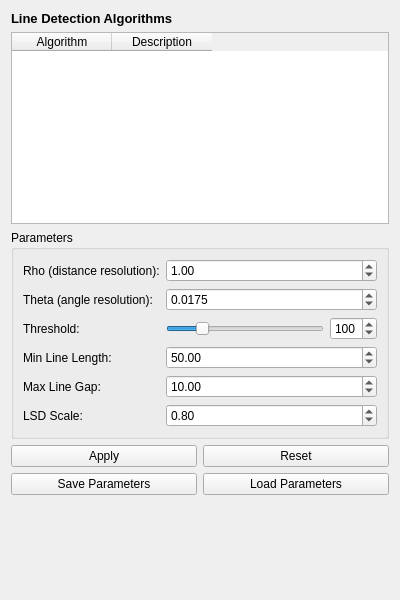
<?xml version="1.0" encoding="UTF-8"?>
<ui version="4.0">
 <class>LineDetectionWidget</class>
 <widget class="QWidget" name="LineDetectionWidget">
  <property name="geometry">
   <rect>
    <x>0</x>
    <y>0</y>
    <width>400</width>
    <height>600</height>
   </rect>
  </property>
  <property name="windowTitle">
   <string>Line Detection</string>
  </property>
  <layout class="QVBoxLayout" name="verticalLayout">
   <item>
    <widget class="QLabel" name="labelTitle">
     <property name="text">
      <string>Line Detection Algorithms</string>
     </property>
     <property name="font">
      <font>
       <pointsize>10</pointsize>
       <weight>75</weight>
       <bold>true</bold>
      </font>
     </property>
    </widget>
   </item>
   <item>
    <widget class="QTableWidget" name="tableAlgorithms">
     <property name="selectionMode">
      <enum>QAbstractItemView::SingleSelection</enum>
     </property>
     <property name="selectionBehavior">
      <enum>QAbstractItemView::SelectRows</enum>
     </property>
     <column>
      <property name="text">
       <string>Algorithm</string>
      </property>
     </column>
     <column>
      <property name="text">
       <string>Description</string>
      </property>
     </column>
    </widget>
   </item>
   <item>
    <widget class="QGroupBox" name="groupParameters">
     <property name="title">
      <string>Parameters</string>
     </property>
     <layout class="QFormLayout" name="formLayout">
      <item row="0" column="0">
       <widget class="QLabel" name="labelRho">
        <property name="text">
         <string>Rho (distance resolution):</string>
        </property>
       </widget>
      </item>
      <item row="0" column="1">
       <widget class="QDoubleSpinBox" name="doubleSpinRho">
        <property name="decimals">
         <number>2</number>
        </property>
        <property name="minimum">
         <double>0.100000000000000</double>
        </property>
        <property name="maximum">
         <double>10.000000000000000</double>
        </property>
        <property name="singleStep">
         <double>0.100000000000000</double>
        </property>
        <property name="value">
         <double>1.000000000000000</double>
        </property>
       </widget>
      </item>
      <item row="1" column="0">
       <widget class="QLabel" name="labelTheta">
        <property name="text">
         <string>Theta (angle resolution):</string>
        </property>
       </widget>
      </item>
      <item row="1" column="1">
       <widget class="QDoubleSpinBox" name="doubleSpinTheta">
        <property name="decimals">
         <number>4</number>
        </property>
        <property name="minimum">
         <double>0.001000000000000</double>
        </property>
        <property name="maximum">
         <double>3.141592653589793</double>
        </property>
        <property name="singleStep">
         <double>0.017453292519943</double>
        </property>
        <property name="value">
         <double>0.017453292519943</double>
        </property>
       </widget>
      </item>
      <item row="2" column="0">
       <widget class="QLabel" name="labelThreshold">
        <property name="text">
         <string>Threshold:</string>
        </property>
       </widget>
      </item>
      <item row="2" column="1">
       <layout class="QHBoxLayout" name="horizontalLayout_2">
        <item>
         <widget class="QSlider" name="sliderThreshold">
          <property name="maximum">
           <number>500</number>
          </property>
          <property name="value">
           <number>100</number>
          </property>
          <property name="orientation">
           <enum>Qt::Horizontal</enum>
          </property>
         </widget>
        </item>
        <item>
         <widget class="QSpinBox" name="spinThreshold">
          <property name="maximum">
           <number>500</number>
          </property>
          <property name="value">
           <number>100</number>
          </property>
         </widget>
        </item>
       </layout>
      </item>
      <item row="3" column="0">
       <widget class="QLabel" name="labelMinLineLength">
        <property name="text">
         <string>Min Line Length:</string>
        </property>
       </widget>
      </item>
      <item row="3" column="1">
       <widget class="QDoubleSpinBox" name="doubleSpinMinLineLength">
        <property name="maximum">
         <double>500.000000000000000</double>
        </property>
        <property name="value">
         <double>50.000000000000000</double>
        </property>
       </widget>
      </item>
      <item row="4" column="0">
       <widget class="QLabel" name="labelMaxLineGap">
        <property name="text">
         <string>Max Line Gap:</string>
        </property>
       </widget>
      </item>
      <item row="4" column="1">
       <widget class="QDoubleSpinBox" name="doubleSpinMaxLineGap">
        <property name="maximum">
         <double>100.000000000000000</double>
        </property>
        <property name="value">
         <double>10.000000000000000</double>
        </property>
       </widget>
      </item>
      <item row="5" column="0">
       <widget class="QLabel" name="labelLsdScale">
        <property name="text">
         <string>LSD Scale:</string>
        </property>
       </widget>
      </item>
      <item row="5" column="1">
       <widget class="QDoubleSpinBox" name="doubleSpinLsdScale">
        <property name="decimals">
         <number>2</number>
        </property>
        <property name="minimum">
         <double>0.100000000000000</double>
        </property>
        <property name="maximum">
         <double>2.000000000000000</double>
        </property>
        <property name="singleStep">
         <double>0.100000000000000</double>
        </property>
        <property name="value">
         <double>0.800000000000000</double>
        </property>
       </widget>
      </item>
     </layout>
    </widget>
   </item>
   <item>
    <layout class="QHBoxLayout" name="horizontalLayout">
     <item>
      <widget class="QPushButton" name="btnApply">
       <property name="text">
        <string>Apply</string>
       </property>
      </widget>
     </item>
     <item>
      <widget class="QPushButton" name="btnReset">
       <property name="text">
        <string>Reset</string>
       </property>
      </widget>
     </item>
    </layout>
   </item>
   <item>
    <layout class="QHBoxLayout" name="horizontalLayout_3">
     <item>
      <widget class="QPushButton" name="btnSaveParams">
       <property name="text">
        <string>Save Parameters</string>
       </property>
      </widget>
     </item>
     <item>
      <widget class="QPushButton" name="btnLoadParams">
       <property name="text">
        <string>Load Parameters</string>
       </property>
      </widget>
     </item>
    </layout>
   </item>
   <item>
    <spacer name="verticalSpacer">
     <property name="orientation">
      <enum>Qt::Vertical</enum>
     </property>
     <property name="sizeHint" stdset="0">
      <size>
       <width>20</width>
       <height>40</height>
      </size>
     </property>
    </spacer>
   </item>
  </layout>
 </widget>
 <resources/>
 <connections>
  <connection>
   <sender>sliderThreshold</sender>
   <signal>valueChanged(int)</signal>
   <receiver>spinThreshold</receiver>
   <slot>setValue(int)</slot>
  </connection>
  <connection>
   <sender>spinThreshold</sender>
   <signal>valueChanged(int)</signal>
   <receiver>sliderThreshold</receiver>
   <slot>setValue(int)</slot>
  </connection>
 </connections>
</ui>
